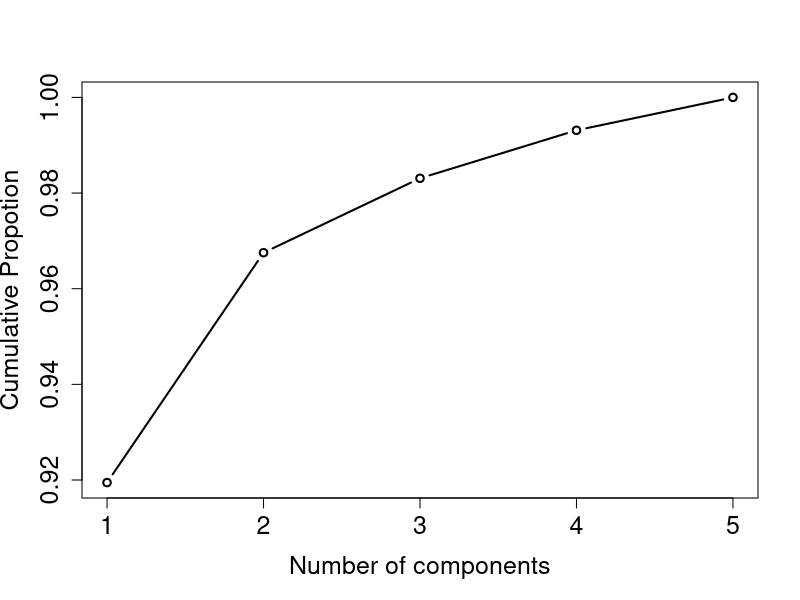
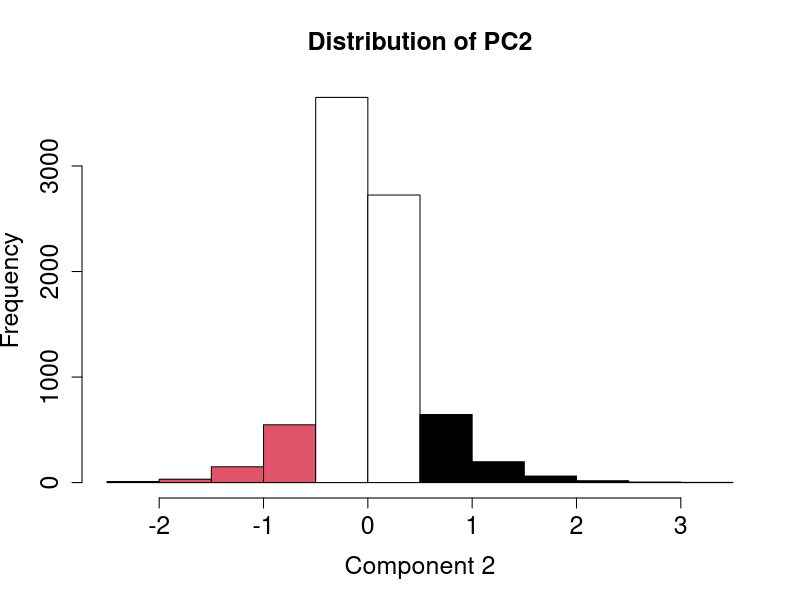

These charts were generated, in order, by the following R code:
dat = read.csv('word.csv',stringsAsFactors = FALSE)
colnames(dat) <- c('id','words','1star','2star','3star','4star','5star')
prin_dat = dat[,c('1star','2star','3star','4star','5star')]
prin_comp = princomp(scale(prin_dat))
summary(prin_comp)
prin_comp$loadings

# Cumulative plot
cum_prop = c(0.9194589,0.96753132,0.98308960,0.99312478,1.000000000)
x = c(1,2,3,4,5)
plot(x,cum_prop,type = 'b',lwd = 2,cex.axis = 1.5, cex.lab = 1.5,xlab = "Number of components",ylab = "Cumulative Propotion")

PC2 = prin_comp$scores[,2]
PC1 = prin_comp$scores[,1]
pos_csv = cbind(dat$words[which(PC2 < (-0.5))],PC2[which(PC2 < (-0.5))],PC1[which(PC2 < (-0.5))])
neg_csv = cbind(dat$words[which(PC2 > 0.5)],PC2[which(PC2 > 0.5)],PC1[which(PC2 < (-0.5))])
# Save them to do regression
write.csv(pos_csv,'pos.csv')
write.csv(neg_csv,'neg.csv')

# PLOT PC2 distribution
hist(prin_comp$scores[,2],col = c(2,2,2,2,0,0,1,1,1,1,1,1),cex.axis = 1.5, cex.lab = 1.5,cex.main = 1.5,xlab = "Component 2",main = 'Distribution of PC2')
